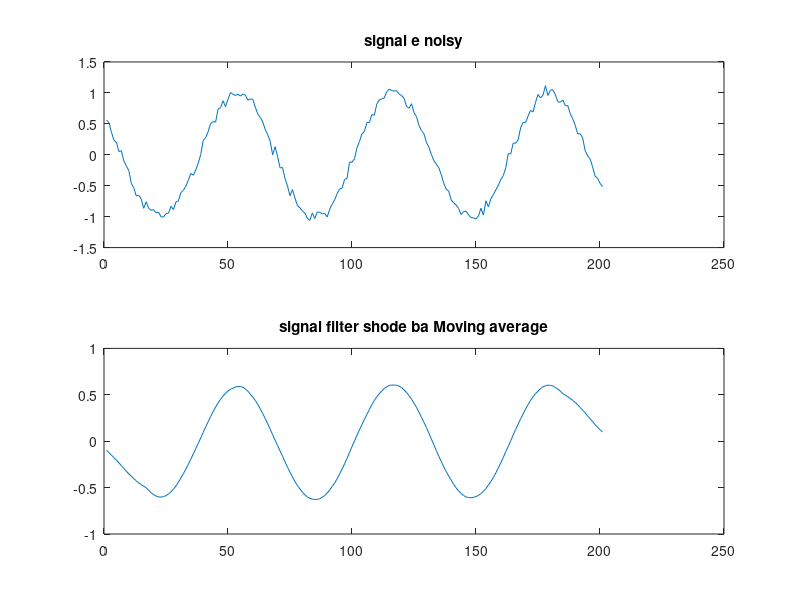

Recreate this plot in MATLAB.
%Moving Average Filter
%in barname baraye mohase moving average ast.baraye ejra evaluate cell ra
%bezanid.
%signal sin noisy shode
t=-10:0.1:10;
x=sin(t)+randn(1,201)*0.05;
%M1 va M2
M1=16;
M2=16;
%Tarsime signale noisy
subplot (2,1,1);plot(x);title('signal e noisy');
%Size vorudi
[r c f]=size(x); 
%Size khoruji barabar ba vorudi
y=0*x;     

%Moving average
for n=1:f           
    for i=1:r         
        xa=x(i,:,n);    
            xp=zeros(1,length(xa)+M1+M2);    
            ya=zeros(1,length(xa)); 
            xp(M1+1:end-M2)=xa; 
                for j=M1+1:length(xp)-M2
                      ya(j-M1)=sum(xp(j-M1:j+M2));
                end
            ya=ya/(M1+M2+1);
            y(i,:,n)=ya;    
    end
end
%Tarsime signal filter shode
subplot (2,1,2);plot(y);title('signal filter shode ba Moving average');
